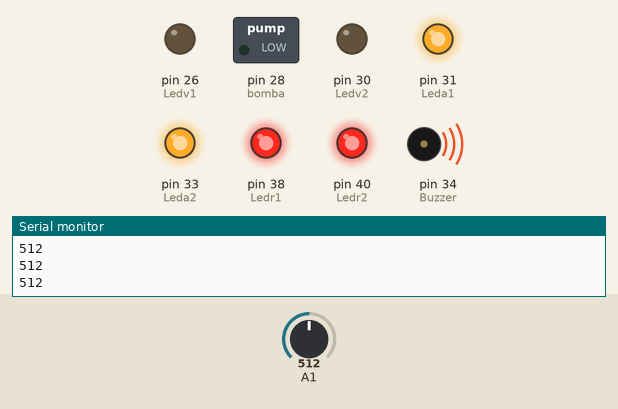
A sketch run on a simulated Arduino Mega 2560, built with avr-gcc and run on an emulated ATmega2560. On the bench: switched loads named in the sketch (green lamp = pin HIGH), output pins drawn as LEDs (lit = HIGH), buzzer (waves = sounding, pin HIGH), the last lines printed to the serial monitor. The test bench sets the inputs (shaded band); at power-on: A1 = 512.

Above: at 1.3 s.
1.4 s: A1 set to 418
2.9 s: A1 set to 391
At 4.2 s:
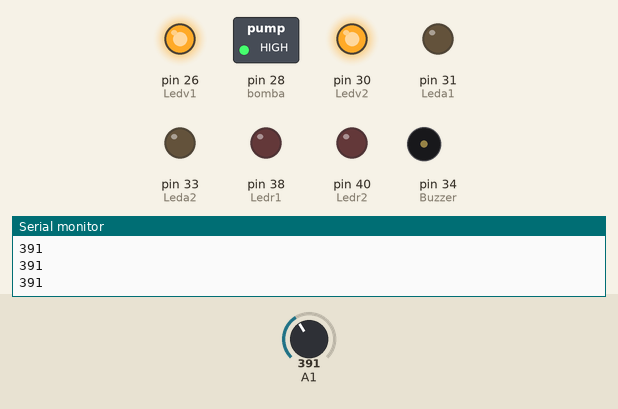
4.5 s: A1 set to 410
At 5.5 s:
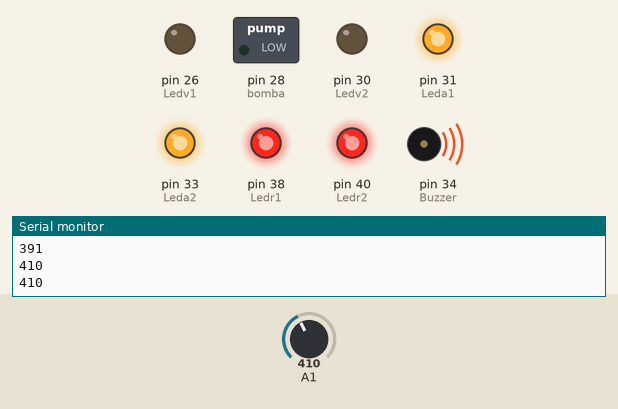
6.0 s: A1 set to 390
At 6.6 s:
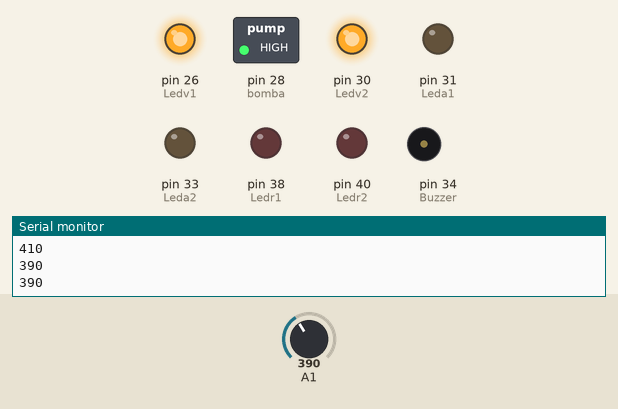
Timing chart, 0 to 8.5 s (numbered marks = the images above; inputs shaded):
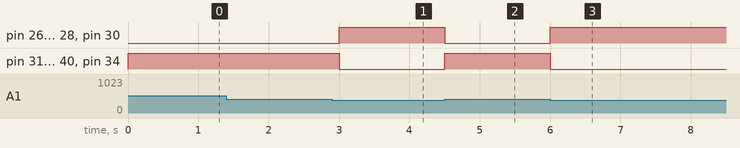

The sketch:

sketch_sep23a.ino
```cpp
 int bomba = 28;
int humedad = 1;
int Ledr1 = 38;
int Ledr2 = 40;
int Leda1 = 31;
int Leda2 = 33;
int Ledv1 = 26;
int Ledv2 = 30;
int Buzzer = 34;

void setup() {
  Serial.begin(9600);
pinMode(bomba,OUTPUT);
pinMode(Buzzer,OUTPUT);
pinMode(Ledv2,OUTPUT);
pinMode(Ledv1,OUTPUT);
pinMode(Ledr1,OUTPUT);
pinMode(Ledr2,OUTPUT);
pinMode(Leda1,OUTPUT);
pinMode(Leda2,OUTPUT);


}

void loop() {

humedad = analogRead(A1);

if(humedad>=400 && humedad<=1024){
   digitalWrite(bomba,LOW);
   digitalWrite(Ledv1,LOW);
   digitalWrite(Ledv2,LOW);
   digitalWrite(Buzzer,HIGH);
   digitalWrite(Ledr1,HIGH);
   digitalWrite(Ledr2,HIGH);
   digitalWrite(Leda1,HIGH);
   digitalWrite(Leda2,HIGH);
}
else{
   digitalWrite(bomba,HIGH);
   digitalWrite(Buzzer,LOW);
   digitalWrite(Ledv1,HIGH);
   digitalWrite(Ledv2,HIGH);
   digitalWrite(Ledr1,LOW);
   digitalWrite(Ledr2,LOW);
   digitalWrite(Leda1,LOW);
   digitalWrite(Leda2,LOW);
}
Serial.println(humedad);
delay(500);
}
```

Measured:
- the behaviour switches between 400 and 399 on A1 (found by bisection; images 0 and 1)
- after the input at 2.9 s, pin 26 (Ledv1), pin 28 (bomba), pin 30 (Ledv2): LOW → HIGH after 0.10 s; pin 31 (Leda1), pin 33 (Leda2), pin 38 (Ledr1), pin 40 (Ledr2), pin 34 (Buzzer): HIGH → LOW after 0.10 s
- after the input at 4.5 s, pin 26 (Ledv1), pin 28 (bomba), pin 30 (Ledv2): HIGH → LOW at once; pin 31 (Leda1), pin 33 (Leda2), pin 38 (Ledr1), pin 40 (Ledr2), pin 34 (Buzzer): LOW → HIGH at once
- after the input at 6.0 s, pin 26 (Ledv1), pin 28 (bomba), pin 30 (Ledv2): LOW → HIGH at once; pin 31 (Leda1), pin 33 (Leda2), pin 38 (Ledr1), pin 40 (Ledr2), pin 34 (Buzzer): HIGH → LOW at once
